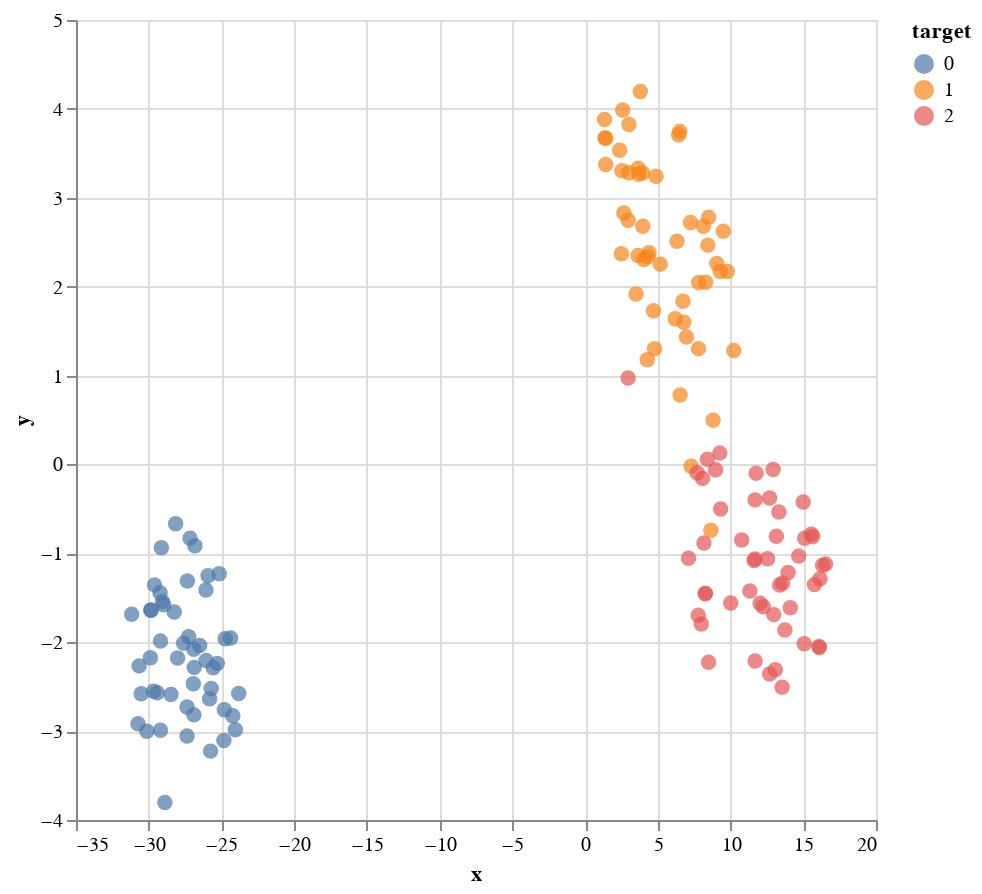

Notebook source saved alongside this figure:
### Markdown cell above
What about the ground truth?

### Code cell
alt.Chart(df_proj_with_label).mark_circle(size=60).encode(
    x = "x",
    y = "y",
    color='target:N',
).interactive().properties(width=400, height=400)

### Figure 1 — Vega-Lite specification as saved in the notebook (floating-point values rounded to 4 significant figures; data arrays with more than 128 entries replaced by an {"elided": "..."} marker saying what was removed)
{"config": {"view": {"continuousWidth": 300, "continuousHeight": 300}}, "data": {"name": "data-9b00649f2dce09693b3250710e164be6"}, "mark": {"type": "circle", "size": 60}, "encoding": {"color": {"field": "target", "type": "nominal"}, "x": {"field": "x", "type": "quantitative"}, "y": {"field": "y", "type": "quantitative"}}, "height": 400, "params": [{"name": "param_3", "select": {"type": "interval", "encodings": ["x", "y"]}, "bind": "scales"}], "width": 400, "$schema": "https://vega.github.io/schema/vega-lite/v5.20.1.json", "datasets": {"data-9b00649f2dce09693b3250710e164be6": {"elided": "150 records"}}}
